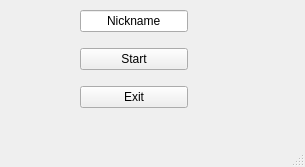
<?xml version="1.0" encoding="UTF-8"?>
<ui version="4.0">
 <class>MainWindow</class>
 <widget class="QMainWindow" name="MainWindow">
  <property name="geometry">
   <rect>
    <x>0</x>
    <y>0</y>
    <width>305</width>
    <height>167</height>
   </rect>
  </property>
  <property name="windowTitle">
   <string>Bombs Online</string>
  </property>
  <widget class="QWidget" name="centralwidget">
   <widget class="QWidget" name="verticalLayoutWidget">
    <property name="geometry">
     <rect>
      <x>80</x>
      <y>10</y>
      <width>151</width>
      <height>109</height>
     </rect>
    </property>
    <layout class="QVBoxLayout" name="verticalLayout">
     <property name="spacing">
      <number>16</number>
     </property>
     <property name="sizeConstraint">
      <enum>QLayout::SetFixedSize</enum>
     </property>
     <item>
      <widget class="QLineEdit" name="nickInput">
       <property name="text">
        <string>Nickname</string>
       </property>
       <property name="alignment">
        <set>Qt::AlignCenter</set>
       </property>
      </widget>
     </item>
     <item>
      <widget class="QPushButton" name="startBtn">
       <property name="text">
        <string>Start</string>
       </property>
      </widget>
     </item>
     <item>
      <widget class="QPushButton" name="exitBtn">
       <property name="text">
        <string>Exit</string>
       </property>
      </widget>
     </item>
    </layout>
   </widget>
  </widget>
  <widget class="QMenuBar" name="menubar">
   <property name="geometry">
    <rect>
     <x>0</x>
     <y>0</y>
     <width>305</width>
     <height>22</height>
    </rect>
   </property>
  </widget>
  <widget class="QStatusBar" name="statusbar"/>
 </widget>
 <resources/>
 <connections/>
</ui>
